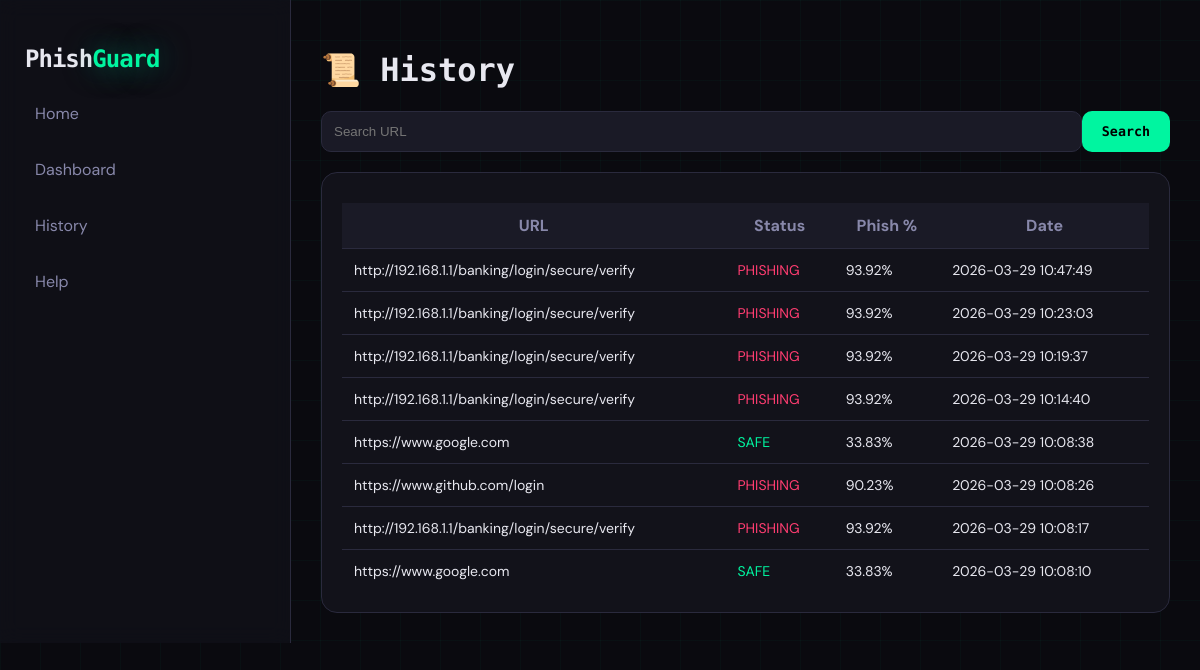
Before: /history with the older database file.
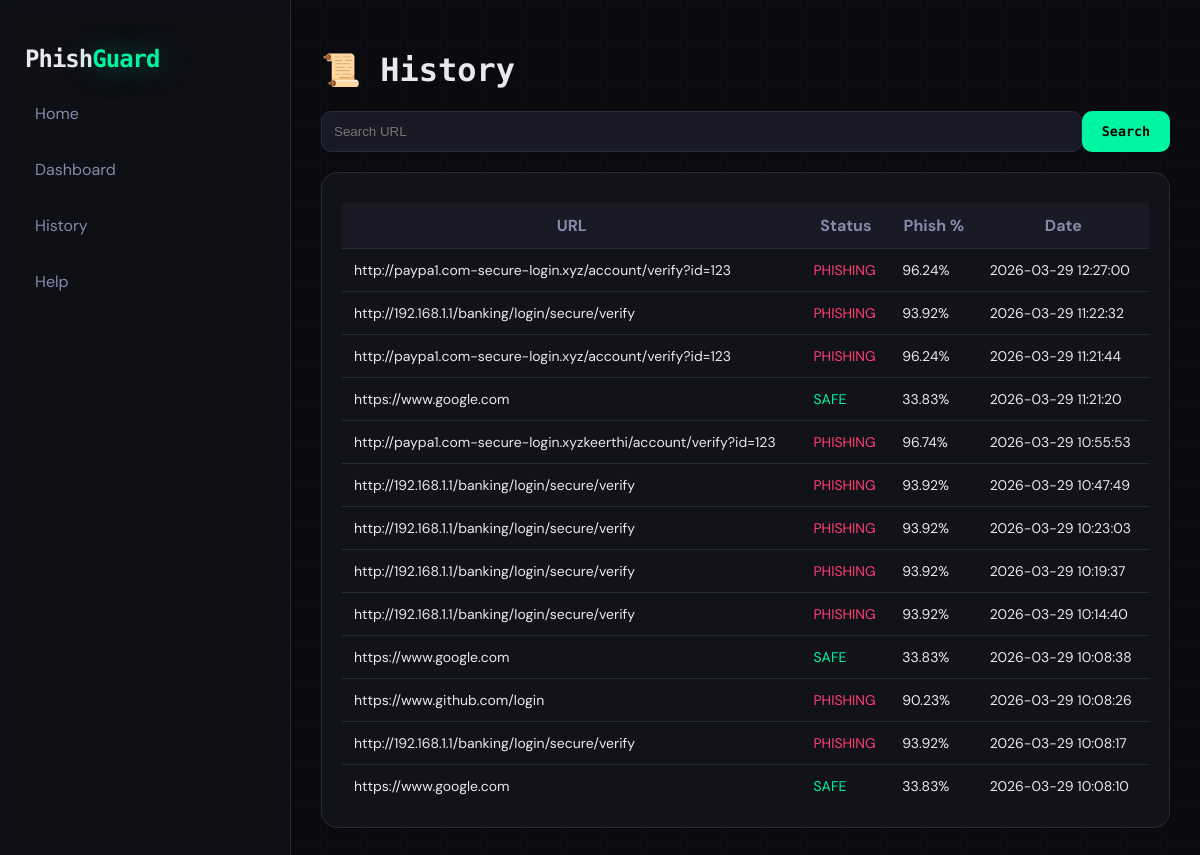
After: the same page with the newer database file.
### tables this page shows
CREATE TABLE scans (
            id INTEGER PRIMARY KEY AUTOINCREMENT,
            url TEXT,
            prediction TEXT,
            phishing_prob REAL,
            date TIMESTAMP DEFAULT CURRENT_TIMESTAMP
        );

### app.py (the view)
@app.route('/history')
def history():
    search_query = request.args.get('q')
    conn = sqlite3.connect('history.db')   # ✅ correct DB
    cursor = conn.cursor()
    if search_query:
        cursor.execute("""
            SELECT * FROM scans
            WHERE url LIKE ?
            ORDER BY date DESC
        """, ('%' + search_query + '%',))
    else:
        cursor.execute("""
            SELECT * FROM scans
            ORDER BY date DESC
        """)
    data = cursor.fetchall()
    conn.close()
    return render_template('history.html', data=data)

### templates/history.html (shortened to what this page needs)
<!DOCTYPE html>
<html lang="en">
<head>
</head>
<body>
<div class="sidebar">
    <h2 class="logo">
        <span class="phish">Phish</span><span class="guard">Guard</span>
    </h2>
    <a href="/">Home</a>
    <a href="/dashboard">Dashboard</a>
    <a href="/history">History</a>
    <a href="/help">Help</a>
</div>
<div class="main">
<h1>📜 History</h1>
<div class="search-box">
    <form method="GET" action="/history" style="display:flex;width:100%;">
        <input type="text" name="q" value="{{ request.args.get('q','') }}" placeholder="Search URL">
        <button type="submit">Search</button>
    </form>
</div>
<div class="card">
<table>
<tr>
<th>URL</th>
<th>Status</th>
<th>Phish %</th>
<th>Date</th>
</tr>
{% for row in data %}
<tr>
<td>{{ row[1] }}</td>
<td class="{% if row[2]=='PHISHING' %}phish{% else %}safe{% endif %}">
{{ row[2] }}
</td>
<td>{{ row[3] }}%</td>
<td>{{ row[4] }}</td>
</tr>
{% endfor %}
</table>
</div>
</div>
</body>
</html>

### templates/history.html (style rules this page uses)
:root { --bg: #0a0a0f; --surface: #12121a; --surface2: #1a1a26; --border: #2a2a3d; --accent: #00f5a0; --accent2: #00d9f5; --danger: #ff3d71; --text: #e8e8f0; --text-dim: #8888aa; --mono: 'Space Mono', monospace; --sans: 'DM Sans', sans-serif; }
body { margin: 0; font-family: var(--sans); background: var(--bg); color: var(--text); display: flex; }
body::before { content: ''; position: fixed; inset: 0; background-image: linear-gradient(rgba(0,245,160,0.03) 1px, transparent 1px), linear-gradient(90deg, rgba(0,245,160,0.03) 1px, transparent 1px); background-size: 40px 40px; z-index: 0; }
.sidebar { width: 240px; background: rgba(18,18,26,0.7); backdrop-filter: blur(10px); padding: 25px; border-right: 1px solid var(--border); }
.logo { font-family: var(--mono); font-weight: 700; letter-spacing: -1px; }
.logo .phish { color: #e8e8f0; }
.logo .guard { color: #00f5a0; text-shadow: 0 0 30px rgba(0,245,160,0.5); }
.sidebar a { display: block; margin: 15px 0; color: var(--text-dim); text-decoration: none; padding: 10px; border-radius: 8px; }
.main { flex: 1; padding: 30px; position: relative; z-index: 1; }
h1 { font-family: var(--mono); }
.search-box { margin: 20px 0; display: flex; gap: 10px; }
.search-box input { flex: 1; padding: 12px; border-radius: 10px; border: 1px solid var(--border); background: var(--surface2); color: var(--text); }
.search-box button { background: var(--accent); border: none; padding: 12px 20px; border-radius: 10px; font-family: var(--mono); font-weight: 700; cursor: pointer; }
.card { background: var(--surface); border: 1px solid var(--border); border-radius: 16px; padding: 20px; }
table { width: 100%; border-collapse: collapse; margin-top: 10px; }
th { background: var(--surface2); color: var(--text-dim); padding: 12px; }
td { padding: 12px; border-top: 1px solid var(--border); font-size: 14px; }
.safe { color: var(--accent); }
.phish { color: var(--danger); }

Changed rows visible on the page:
added scans: url "http://paypa1.com-secure-login.xyz/account/verify?id=123", prediction "PHISHING", phishing_prob "96.24", date "2026-03-29 12:27:00"
added scans: url "http://192.168.1.1/banking/login/secure/verify", prediction "PHISHING", phishing_prob "93.92", date "2026-03-29 11:22:32"
added scans: url "http://paypa1.com-secure-login.xyz/account/verify?id=123", prediction "PHISHING", phishing_prob "96.24", date "2026-03-29 11:21:44"
added scans: url "https://www.google.com", prediction "SAFE", phishing_prob "33.83", date "2026-03-29 11:21:20"
added scans: url "http://paypa1.com-secure-login.xyzkeerthi/account/verify?id=123", prediction "PHISHING", phishing_prob "96.74", date "2026-03-29 10:55:53"
